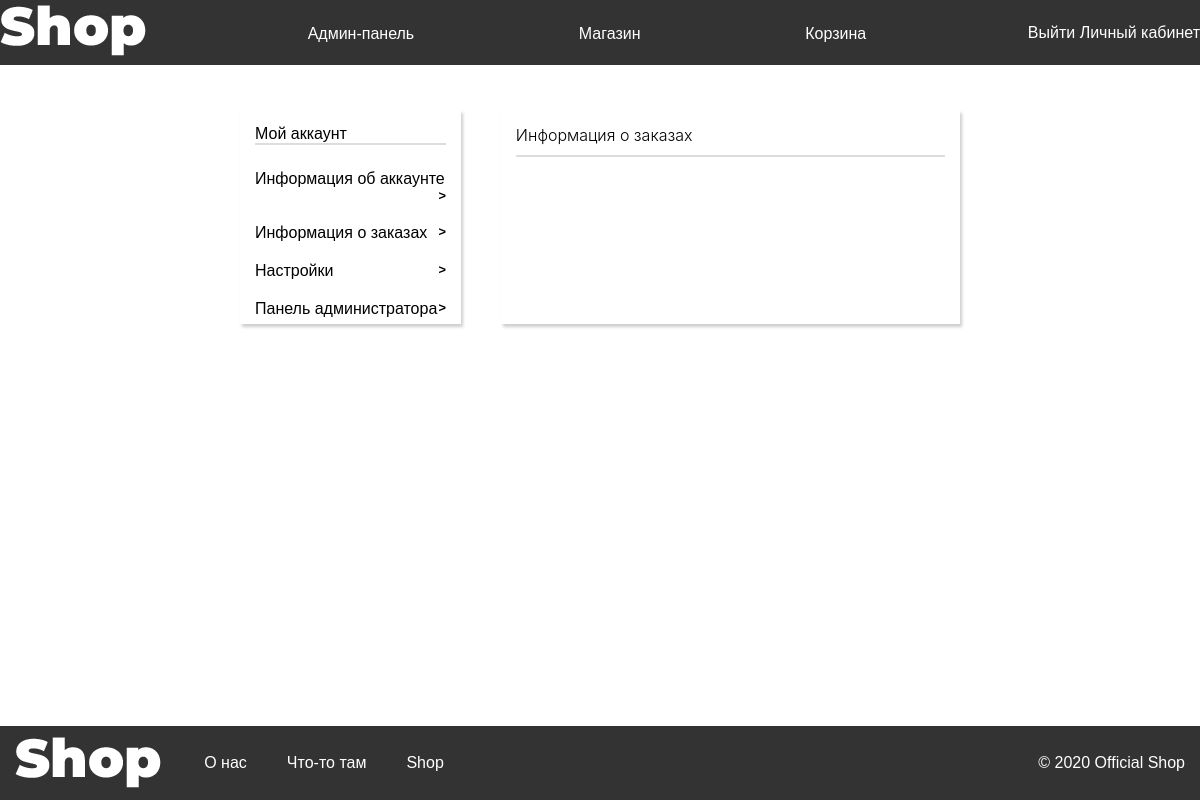
The page /cabinet/orders/ (signed in) on the database as committed earlier.
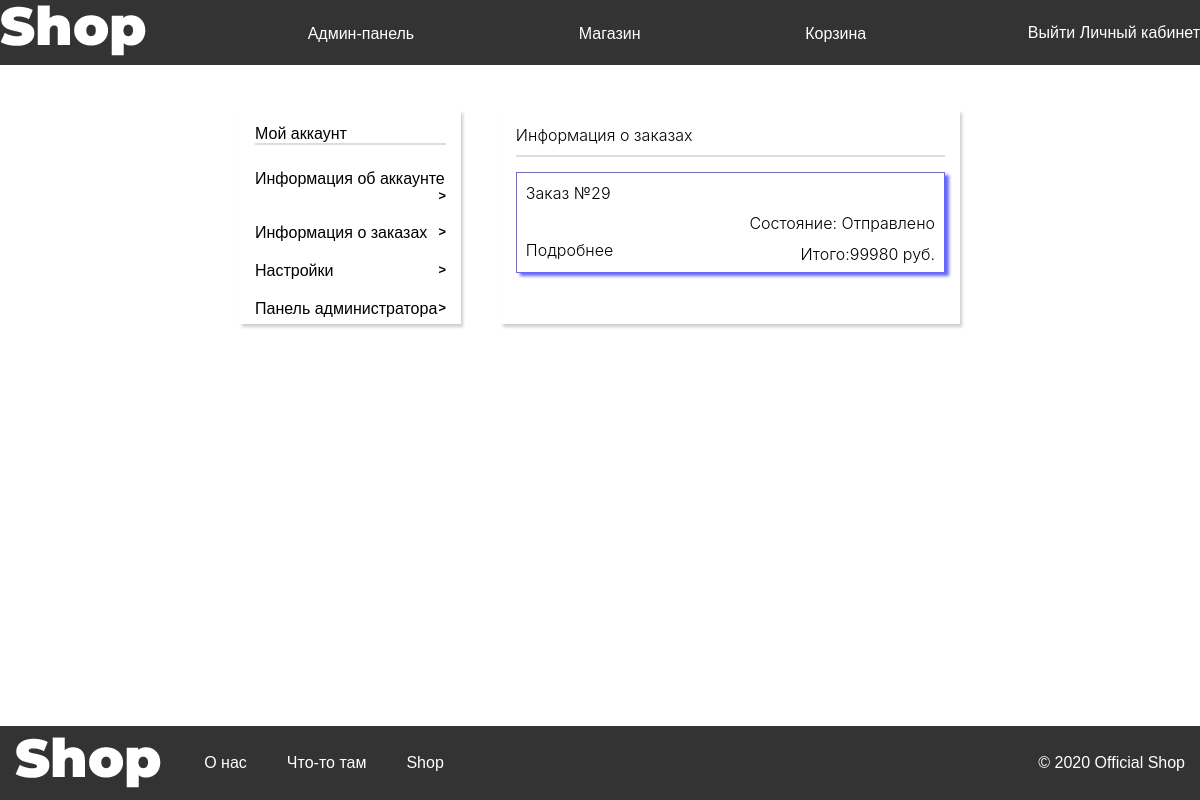
The same page on the database as committed later.
### Cabinet/models.py (models this page shows, shortened)
class Orders(models.Model):
    userName =  models.TextField()
    goodId  =   models.IntegerField()
    count = models.IntegerField()
    result = models.IntegerField(default = 0)
    numberOfOrder = models.TextField()
    status = models.TextField(default = "Отправлено")

### Cabinet/views.py (the view)
# urls.py: path('orders/', views.cabinet_orders, name="cabinet_orders"),
def cabinet_orders(request):
    try:
        orders = Orders.objects.filter(userName = request.session["user"]).order_by('-id')
    except Exception as e:
        return HttpResponseRedirect("/main")
    alreadyOrders = []
    allNumOfOrders = set()
    for i in orders:
        allNumOfOrders.add(i.numberOfOrder)
    for i in allNumOfOrders:
        order = {}
        goods = []
        orders = Orders.objects.filter(numberOfOrder = i).order_by('-id')
        for j in orders:
            order['result'] = j.result
            order['userName'] = j.userName
            AboutGood = About_goods.objects.get(id = j.goodId)
            goods.append({"good" : AboutGood,
                          'count' : j.count,
                          "price": j.count*AboutGood.price})
        order['status'] = j.status
        order['numberOfOrder'] = i
        order['goods'] = goods
        alreadyOrders.append(order)
    dict = {"aunt":True, "orders" : alreadyOrders}
    return checkAunt(request, "ordblock", dict)

### Cabinet/views.py (called while the page is built)
def checkAunt(request, what, dict, admin = 0):
    if request.user.is_authenticated:
        count = calculate_new(request.session["user"])
        newGoods = "" if count == 0 else count
        ID = request.session['id']
        usr = User.objects.get(id = ID)
        dict['admin'] = usr.is_staff
        dict["goodsInBasket"] = newGoods
        if(admin):
            if(dict['admin']):
                return render(request, "CabinetTemp/"+ what +".html", dict)
            else:
                return HttpResponseRedirect("/cabinet")
        return render(request, "CabinetTemp/"+ what +".html", dict)
    return HttpResponseRedirect("/main")

### Main/basket_new_goods.py (called while the page is built)
def calculate_new(userName):
    result = 0
    try:
        goods = Goods_of_user.objects.filter(userName = userName)
        for i in goods:
            if(i.checked == 0):
                result+=1
        return result
    except Exception as e:
        return result

### Registration/templates/CabinetTemp/ordblock.html (shortened to what this page needs)
{%extends "CabinetTemp/cabinet.html"%}
{%block content_in_cabinet%}
        <div class="infoBlock ord">
            <div class="info">
                <div class='blockName'>
                    <h2>Информация о заказах</h2>
                    <hr>
                </div>
                <div class='mainBlock'>
                  {%for i in orders%}
                    <div class="order-block">
                        <div class="order">
                            <div class="orderBox">
                                <p>Заказ №{{i.numberOfOrder}}</p>
                                <div class='status'>
                                    <p>Состояние: {{ i.status }}</p>
                                    <p>Итого:{{ i.result }} руб.</p>
                                </div>
                                <button class='details' onclick='detailBox({{i.numberOfOrder}})'>
                                    <p>Подробнее</p>
                                </button>
                            </div>
                        </div>
                    </div>
                    {%endfor%}
                </div>
            </div>
        </div>
{%endblock%}

Rows that differ between the two databases and show on the page:
added Orders: numberOfOrder "29", status "Отправлено"
Other text that changed with them:
new list line: "Заказ № Состояние: Итого: 99980 руб. Подробнее"
